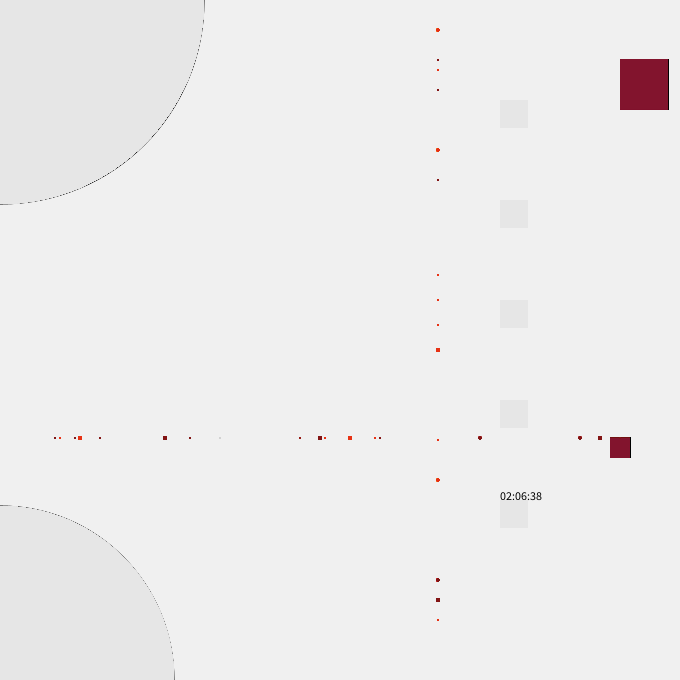
Frame 1 (no input)
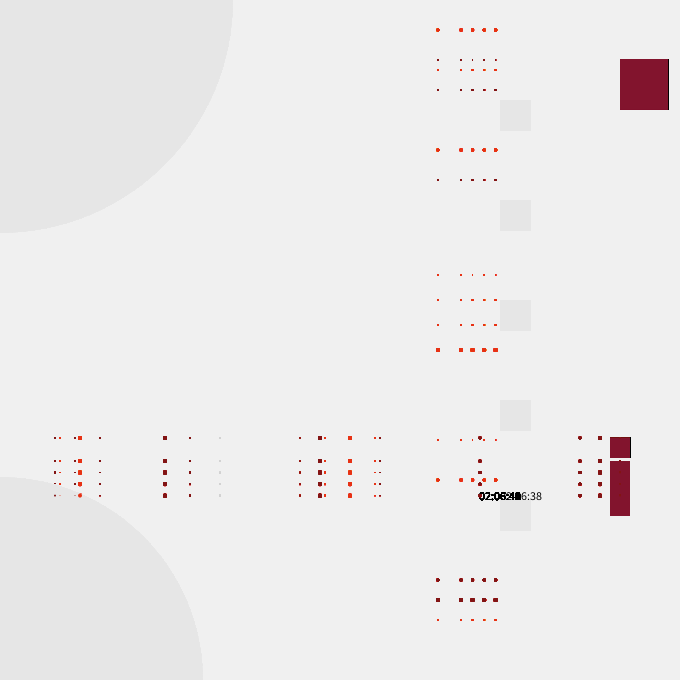
Frame 60 (the mouse pressed at the canvas centre just before this capture)
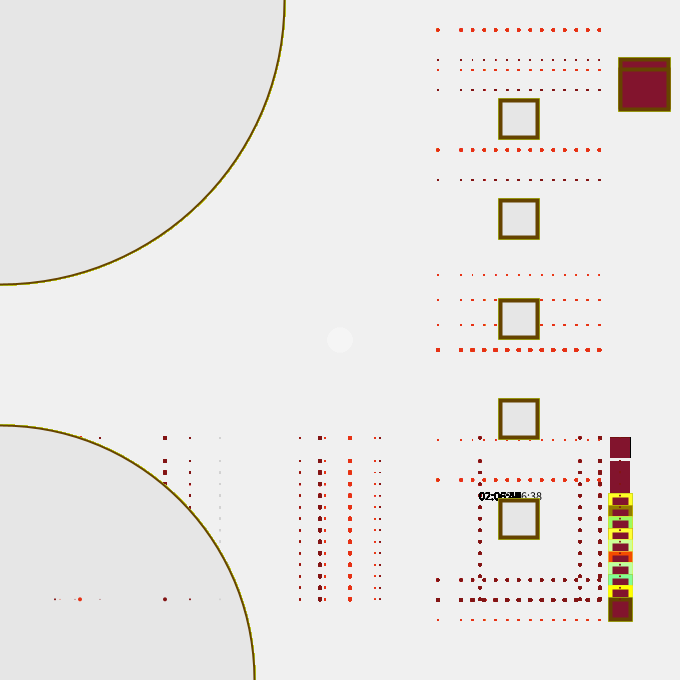
Frame 120 (the mouse held since frame 60 and released just before this capture)

The Processing sketch that drew these frames (run headless with seeded random() and noise(); from frame 60 on, the mouse is pressed at the canvas centre):

// Processing sketch: processing_27714
// ── processing_27714.pde


void setup() {

size (680,680);
smooth();
background(240);


}

void draw() {
//background(240);
fill(245);
ellipse(pmouseX, pmouseY, 25, 25); 
if (mousePressed){strokeWeight(2);
}


  float h = hour();
  float m = minute();
  float s = second();
  
  if (h > 12) {
    h -= 12; 
  }
  
  String time = nf(int(h), 2) + ":" + nf(int(m), 2) + ":" + nf(int(s), 2);
 
  fill(0);
  textSize(12);
  smooth();
  text(time, 500, 500);
  textAlign(CENTER); 

  

  h = map(h, 0, 23, 0, height);
  m = map(m, 0, 59, 0, height);
  s = map(s, 0, 59, 0, height);
 
  
   for (int y = 0; y < height+5; y += 5)  {
//     rect(height/2,width/2, 12, m);
 //random color distribution
if (mousePressed){
  colorMode(RGB, 255, 255, 255);
  float R = random(0, 255);
  float G = random(0, 255);
  float B = random(0, 255);
  fill(R, G, B);
  
  stroke(R+G, G+B, B-R);

strokeWeight(4);
}
  
    smooth();
 fill(130,20,45); 
  rect(620, h, 48, 48);
  rect(620, m, 48,40);
 rect(610,s, 20, 20);   
  
   fill(230);
      
        rect(500,100,s/16,s/16);
        rect(500,200,s/16,s/16);
        rect(500,300,s/16,s/16);
        rect(500,400,s/16,s/16);
        rect(500, 500,s/16,s/16);
//        rect(width/4,height/4,m/8,m/8);
       
   ellipse(width/4,height+m,3,3);
      
     
strokeWeight(2);
ellipse(0,0,s-30,s-30);  
ellipse(0,680, s-90, s-90);
noStroke();
fill(210);
  ellipse(220,s,2,2);
  fill(230,49,20);
    ellipse(s,30,3,3);
    ellipse(s,440,1,1);
     
     
     ellipse(s,150,3,3);     
     ellipse(60,s,1,1);     
     ellipse(s,70,2,2);
     ellipse(80,s,4,4);
     
      ellipse(300,s,2,2);     
     ellipse(350,s,4,4);
     ellipse(325,s,2,2);     
     ellipse(375,s,1,1);
     
         
      ellipse(s,300,2,2);     
     ellipse(s,350,4,4);
     ellipse(s,325,2,2);     
     ellipse(s,275,1,1);
     
       
  ellipse(s,480,3,3); 
  ellipse(s,620,2,2); 
fill(130,20,20);  
  ellipse(s,580,3,3);       
  ellipse(s,600,4,4);  
     
       
     ellipse(190,s,2,2);
     ellipse(55,s,2,2);     
     ellipse(s,60,1,1);
     ellipse(165,s,4,4);
   
     
     ellipse(75,s,1,1);    
     ellipse(s,180,2,2);
     ellipse(s,90,2,2);     
     ellipse(100,s,1,1);
   
  ellipse(480,s,3,3); 
  ellipse(620,s,2,2);           
  ellipse(580,s,3,3);       
  ellipse(600,s,4,4);  


 ellipse(480,s,2,2); 
 ellipse(320,s,4,4);           
 ellipse(380,s,1,1);   
 ellipse(300,s,2,2);   
   }
}
